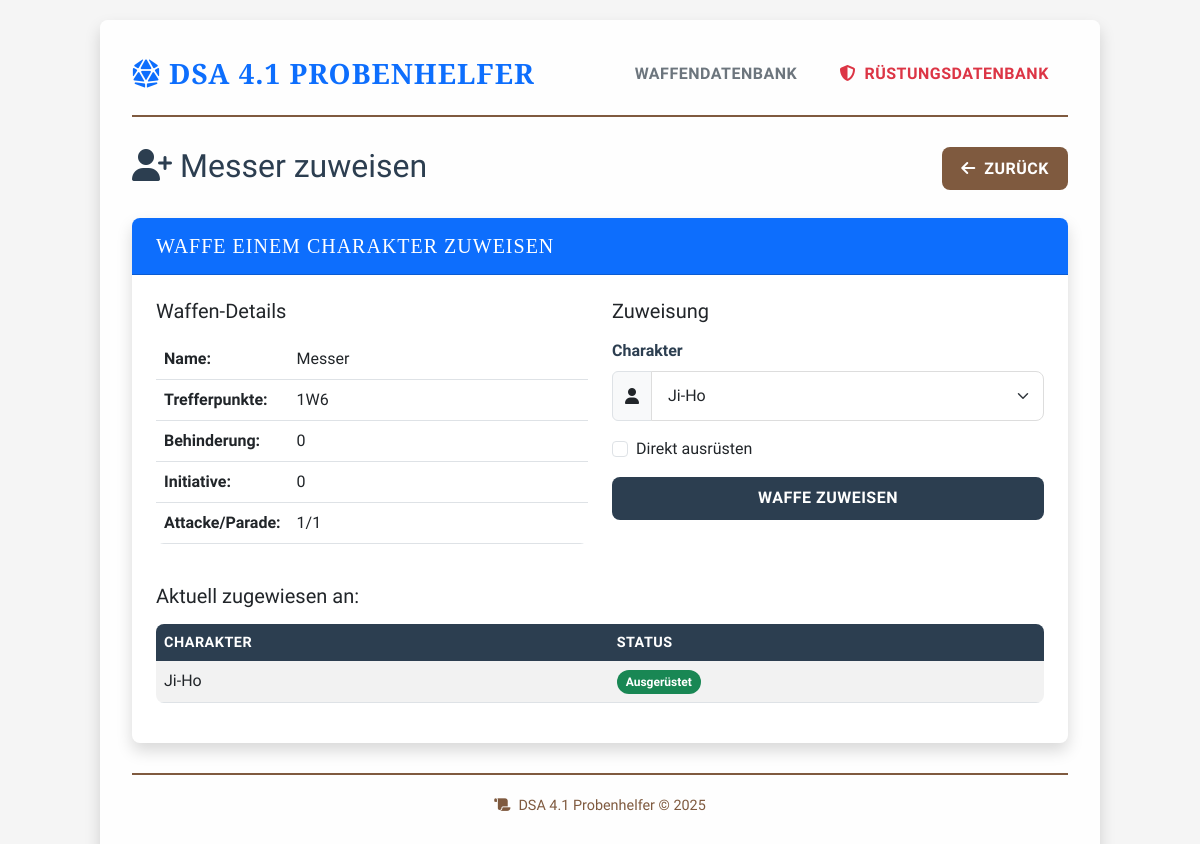
The page /weapon/melee/1/assign on the database its author committed.
### app.py (models this page shows, shortened)
class Weapon(db.Model):
    __abstract__ = True
    id = db.Column(db.Integer, primary_key=True)
    name = db.Column(db.String(100), nullable=False)

class MeleeWeapon(Weapon):
    __tablename__ = 'melee_weapon'
    be = db.Column(db.Integer, default=0)  # Behinderung
    tp = db.Column(db.String(20), nullable=False)  # z.B. "1W6+4"
    tp_kk_schwelle = db.Column(db.Integer, default=0)  # Ab welcher KK gibt es Bonus
    tp_kk_schritt = db.Column(db.Integer, default=0)  # Nach wie vielen Punkten über der Schwelle +1 TP
    ini_mod = db.Column(db.Integer, default=0)  # Initiative-Modifikator
    at_mod = db.Column(db.Integer, default=0)  # Attacke-Modifikator
    pa_mod = db.Column(db.Integer, default=0)  # Parade-Modifikator
    character_links = db.relationship('CharacterMeleeWeapon', backref='weapon', lazy=True, cascade="all, delete-orphan")

class CharacterMeleeWeapon(db.Model):
    __tablename__ = 'character_melee_weapon'
    id = db.Column(db.Integer, primary_key=True)
    character_id = db.Column(db.Integer, db.ForeignKey('character.id'), nullable=False)
    weapon_id = db.Column(db.Integer, db.ForeignKey('melee_weapon.id'), nullable=False)
    equipped = db.Column(db.Boolean, default=False)

class Character(db.Model):
    id = db.Column(db.Integer, primary_key=True)
    name = db.Column(db.String(100), nullable=False)
    lp = db.Column(db.Integer, nullable=False)
    ap = db.Column(db.Integer, nullable=False)
    op = db.Column(db.Integer, nullable=False)
    chi = db.Column(db.Integer, nullable=False, default=0)  # Neue Spalte für Chi-Punkte
    rs_wert = db.Column(db.Integer, nullable=False)
    pa_basis = db.Column(db.Integer, nullable=False)
    at_basis = db.Column(db.Integer, nullable=False)
    wundschwelle = db.Column(db.Integer, nullable=False)
    damage = db.Column(db.Integer, nullable=False)
    wunden = db.Column(db.Integer, nullable=False)
    initiative = db.Column(db.Integer, nullable=False)
    mut = db.Column(db.Integer, nullable=False)
    klugheit = db.Column(db.Integer, nullable=False)
    intuition = db.Column(db.Integer, nullable=False)
    charisma = db.Column(db.Integer, nullable=False)
    fingerfertigkeit = db.Column(db.Integer, nullable=False)
    gewandtheit = db.Column(db.Integer, nullable=False)
    konstitution = db.Column(db.Integer, nullable=False)
    koerperkraft = db.Column(db.Integer, nullable=False)
    be = db.Column(db.Integer, default=0)
    talente = db.relationship('Talent', backref='character', lazy=True, cascade="all, delete-orphan")
    melee_weapon_links = db.relationship('CharacterMeleeWeapon', backref='character', lazy=True, cascade="all, delete-orphan")
    ranged_weapon_links = db.relationship('CharacterRangedWeapon', backref='character', lazy=True, cascade="all, delete-orphan")
    parry_weapon_links = db.relationship('CharacterParryWeapon', backref='character', lazy=True, cascade="all, delete-orphan")
    armor_links = db.relationship('CharacterArmor', backref='character', lazy=True, cascade="all, delete-orphan")

### app.py (the view, shortened to what this page needs)
@app.route('/weapon/melee/<int:weapon_id>/assign', methods=['GET', 'POST'])
def assign_melee_weapon(weapon_id):
    weapon = db.session.get(MeleeWeapon, weapon_id)
    if weapon is None:
        abort(404)
    assigned_chars = (db.session.query(CharacterMeleeWeapon)
                     .filter(CharacterMeleeWeapon.weapon_id == weapon_id)
                     .join(Character, CharacterMeleeWeapon.character_id == Character.id)
                     .all())
    form = AssignWeaponForm()
    characters = Character.query.all()
    form.character_id.choices = [(c.id, c.name) for c in characters]
    return render_template('assign_weapon.html',
                          form=form,
                          weapon=weapon,
                          weapon_type='melee',
                          assigned_chars=assigned_chars)

### app.py
class AssignWeaponForm(FlaskForm):
    character_id = SelectField('Charakter', coerce=int, validators=[DataRequired()])
    magazine_count = IntegerField('Anzahl Magazine', validators=[NumberRange(min=0)], default=0)
    submit = SubmitField('Waffe zuweisen')

### templates/assign_weapon.html (shortened to what this page needs)
{% extends "layout.html" %}
{% block content %}
<div class="row mb-4">
  <div class="col">
    <h2><i class="fas fa-user-plus me-2"></i>{{ weapon.name }} zuweisen</h2>
  </div>
  <div class="col text-end">
    <a href="{{ url_for('all_weapons') }}" class="btn btn-secondary">
      <i class="fas fa-arrow-left me-1"></i> Zurück
    </a>
  </div>
</div>
<div class="card mb-4">
  <div class="card-header bg-primary text-white">
    <h5 class="mb-0">Waffe einem Charakter zuweisen</h5>
  </div>
  <div class="card-body">
    <div class="row mb-4">
      <div class="col-md-6">
        <h5 class="mb-3">Waffen-Details</h5>
        <table class="table">
          <tbody>
            <tr>
              <th style="width: 30%">Name:</th>
              <td>{{ weapon.name }}</td>
            </tr>
            {% if weapon_type == 'melee' %}
            <tr>
              <th>Trefferpunkte:</th>
              <td>{{ weapon.tp }}</td>
            </tr>
            <tr>
              <th>Behinderung:</th>
              <td>{{ weapon.be }}</td>
            </tr>
            <tr>
              <th>Initiative:</th>
              <td>{{ weapon.ini_mod }}</td>
            </tr>
            <tr>
              <th>Attacke/Parade:</th>
              <td>{{ weapon.at_mod }}/{{ weapon.pa_mod }}</td>
            </tr>
            {% endif %}
          </tbody>
        </table>
      </div>
      <div class="col-md-6">
        <h5 class="mb-3">Zuweisung</h5>
        <form method="POST">
          <div class="form-group mb-3">
            {{ form.character_id.label(class="form-label") }}
            <div class="input-group">
              <span class="input-group-text"><i class="fas fa-user"></i></span>
              {{ form.character_id(class="form-select") }}
            </div>
          </div>
          <div class="form-check mb-3">
            <input type="checkbox" name="equipped" class="form-check-input" id="equipped">
            <label class="form-check-label" for="equipped">Direkt ausrüsten</label>
          </div>
          <div class="d-grid gap-2">
            {{ form.submit(class="btn btn-primary") }}
          </div>
        </form>
      </div>
    </div>
    <h5 class="mb-3">Aktuell zugewiesen an:</h5>
    {% if assigned_chars %}
      <div class="table-responsive">
        <table class="table table-striped">
          <thead>
            <tr>
              <th>Charakter</th>
              <th>Status</th>
            </tr>
          </thead>
          <tbody>
            {% for char_link in assigned_chars %}
            <tr>
              <td>{{ char_link.character.name }}</td>
              <td>{% if char_link.equipped %}<span class="badge bg-success">Ausgerüstet</span>{% else %}<span class="badge bg-secondary">Im Inventar</span>{% endif %}</td>
            </tr>
            {% endfor %}
          </tbody>
        </table>
      </div>
    {% else %}
      <div class="alert alert-info">
        <i class="fas fa-info-circle me-2"></i> Diese Waffe ist derzeit keinem Charakter zugewiesen.
      </div>
    {% endif %}
  </div>
</div>
{% endblock %}

### templates/layout.html (style rules this page uses)
:root { --primary-color: #2c3e50; --secondary-color: #7f5a3f; --accent-color: #c0392b; --success-color: #27ae60; --danger-color: #c0392b; --info-color: #3498db; --dark-color: #1a1a1a; --light-color: #f8f9fa; --border-radius: 0.5rem; --card-shadow: 0 0.5rem 1rem rgba(0, 0, 0, 0.15); --transition-speed: 0.3s; }
body { font-family: 'Raleway', sans-serif; color: var(--primary-color); background-color: #f5f5f5; background-image: url('https://www.transparenttextures.com/patterns/parchment.png'); padding-top: 20px; padding-bottom: 20px; }
.btn { transition: all var(--transition-speed); border-radius: var(--border-radius); font-weight: 600; text-transform: uppercase; letter-spacing: 0.5px; padding: 0.6rem 1.2rem; border: none; }
.btn-primary { background-color: var(--primary-color); }
.btn-secondary { background-color: var(--secondary-color); }
.card { border: none; border-radius: var(--border-radius); overflow: hidden; box-shadow: var(--card-shadow); transition: all var(--transition-speed); margin-bottom: 1.5rem; }
.card-header { background-color: var(--primary-color); color: white; font-family: 'Cinzel', serif; font-weight: 700; text-transform: uppercase; letter-spacing: 1px; padding: 1rem 1.5rem; }
.card-body { padding: 1.5rem; }
.form-control, .form-select { border-radius: var(--border-radius); padding: 0.75rem 1rem; border: 1px solid #ddd; transition: all var(--transition-speed); }
.form-label { font-weight: 600; color: var(--primary-color); margin-bottom: 0.5rem; }
.table { border-radius: var(--border-radius); overflow: hidden; }
.table thead th { background-color: var(--primary-color); color: white; font-weight: 600; text-transform: uppercase; letter-spacing: 0.5px; font-size: 0.9rem; border: none; }
.table tbody tr:nth-child(even) { background-color: rgba(0, 0, 0, 0.025); }
.badge { padding: 0.5em 0.75em; font-weight: 600; border-radius: 50rem; }

### rows shown on the page
MeleeWeapon: name "Messer", tp "1W6", be "0", ini_mod "0", at_mod "1", pa_mod "1"
CharacterMeleeWeapon: character.name "Ji-Ho", equipped "Ausgerüstet"
